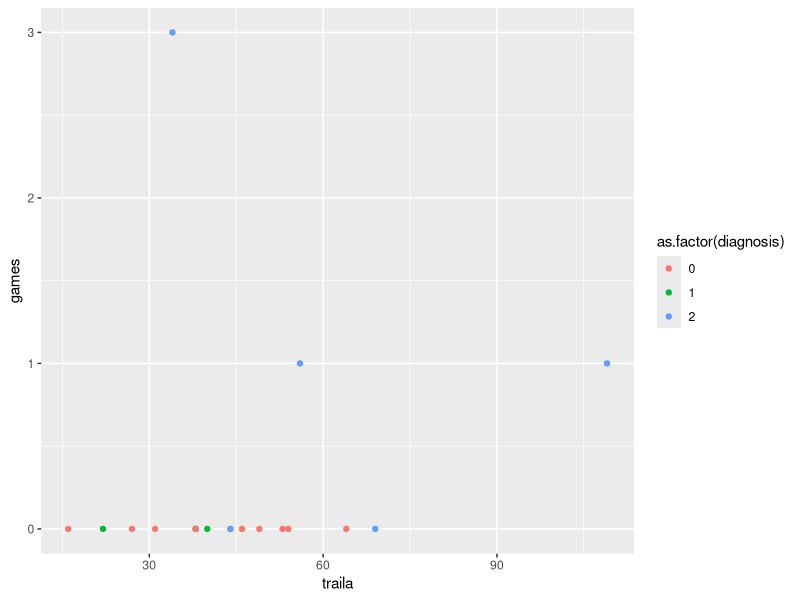
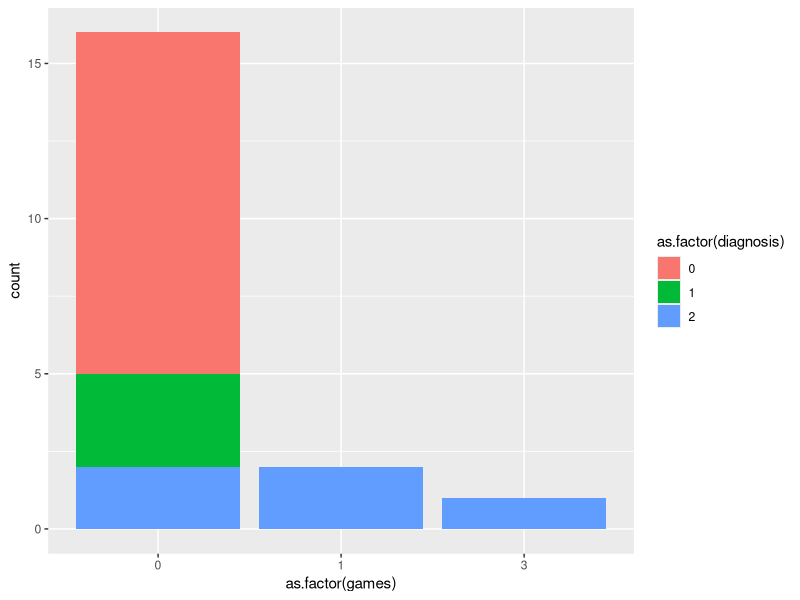
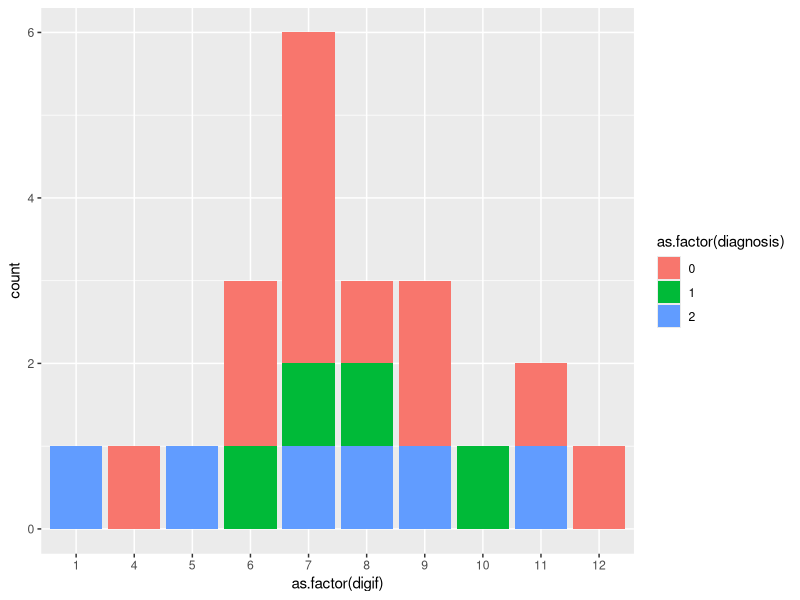
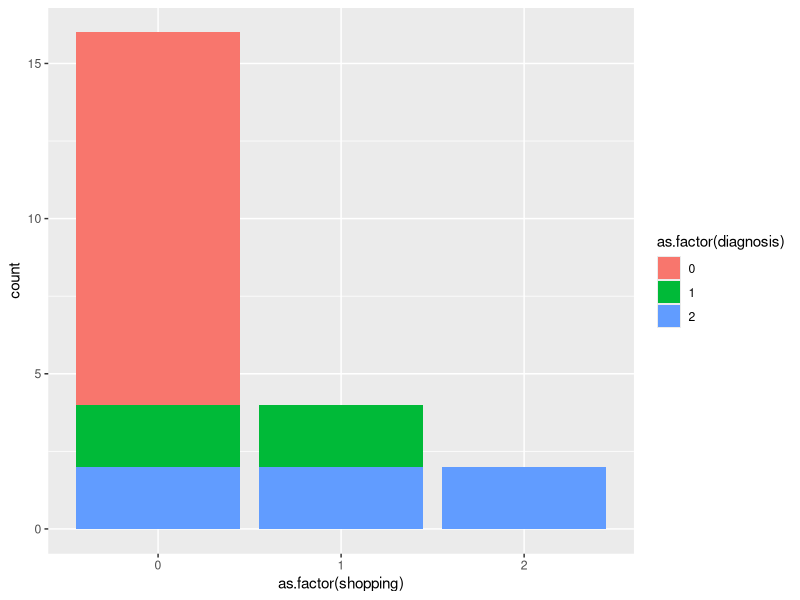
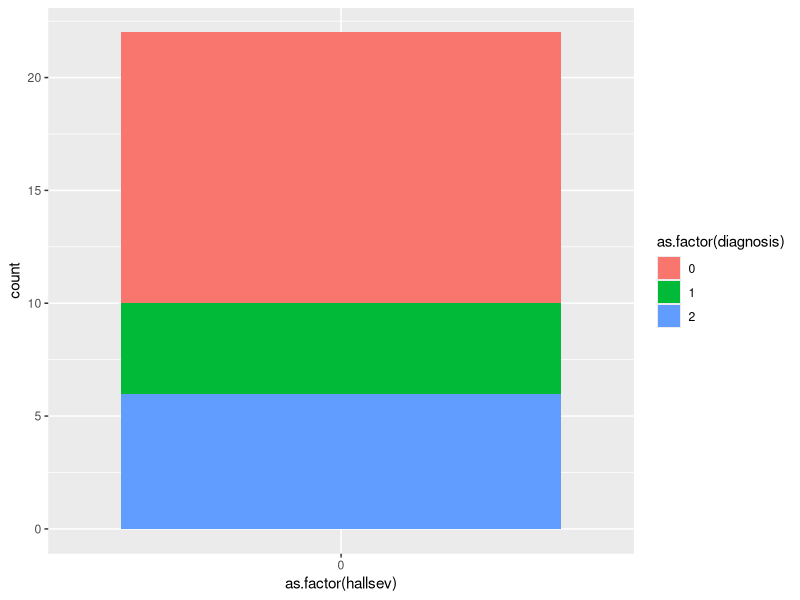

Generate these figures, in order, with R:
#setup
library(readr)
library(tidyverse)
library(dplyr)
library(ggplot2)

alzheimer_data = read_csv("alzheimer_data.csv")
alz = alzheimer_data
attach(alz)

#game plots
alz_game_mod = alz %>% filter(games > -1 & games < 4)

alz_game_mod %>% 
  ggplot(aes(x = traila, y = games, color = as.factor(diagnosis))) + geom_point()

alz_game_mod %>% 
  ggplot(aes(x = as.factor(games), fill = as.factor(diagnosis))) + geom_bar()

#digif plots
alz_digif_mod = alz %>% filter(digif < 13)

alz_digif_mod %>% 
  ggplot(aes(x = as.factor(digif), fill = as.factor(diagnosis))) + geom_bar()

#shopping, bills, stove and taxes plots
alz_shop_mod = alz %>% filter(shopping > -1 & shopping < 4)

alz_shop_mod %>% 
  ggplot(aes(x = as.factor(shopping), fill = as.factor(diagnosis))) + geom_bar()


alz %>% ggplot(aes(x = as.factor(hallsev), fill = as.factor(diagnosis))) + geom_bar()

#hallsev diagnosis percentages for hallsev > 0
alz_hallsev_non0 = filter(alz, hallsev > 0 & hallsev < 4)
hallsev_perc = nrow(filter(alz_hallsev_non0, diagnosis > 0)) / nrow(alz_hallsev_non0)

nrow(alz_hallsev_non0)

#motsev diagnosis percentages for motsev > 0
alz_motsev_non0 = filter(alz, motsev > 0 & motsev < 4)
motsev_perc = nrow(filter(alz_motsev_non0, diagnosis > 0)) / nrow(alz_motsev_non0)

nrow(alz_motsev_non0)
